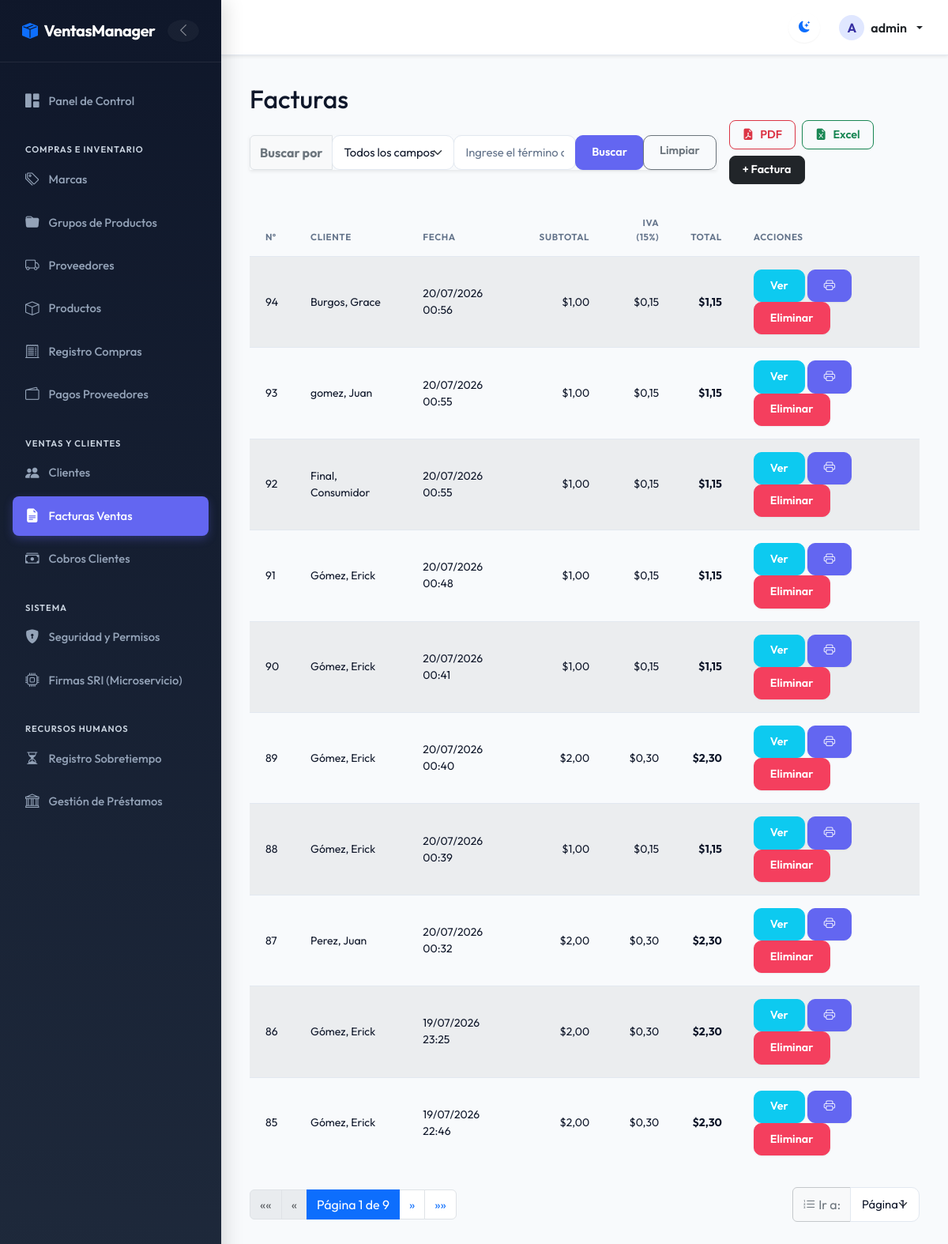
Page /invoices/ (signed in) on the committed database.
### billing/models.py (models this page shows, shortened)
class Invoice(models.Model):
    empresa = models.ForeignKey('Empresa', on_delete=models.PROTECT, related_name='invoices', null=True, blank=True)
    customer = models.ForeignKey(Customer, on_delete=models.PROTECT, related_name='invoices')
    invoice_date = models.DateTimeField(auto_now_add=True)
    subtotal = models.DecimalField(max_digits=12, decimal_places=2, default=0)
    tax = models.DecimalField(max_digits=12, decimal_places=2, default=0)
    total = models.DecimalField(max_digits=12, decimal_places=2, default=0)
    is_active = models.BooleanField(default=True)
    numero = models.CharField(max_length=20, unique=True, blank=True, null=True, verbose_name='Número de Factura')
    tipo_pago = models.CharField(
        max_length=10,
        choices=[('CONTADO', 'Contado'), ('CREDITO', 'Crédito')],
        default='CREDITO',
        verbose_name='Tipo de Pago'
    )
    saldo = models.DecimalField(max_digits=12, decimal_places=2, default=0.00, verbose_name='Saldo')
    estado = models.CharField(
        max_length=15,
        choices=[('PENDIENTE', 'Pendiente'), ('PAGADA', 'Pagada'), ('ANULADA', 'Anulada')],
        default='PENDIENTE',
        verbose_name='Estado'
    )
    metodo_pago = models.CharField(
        max_length=20,
        choices=[('EFECTIVO', 'Efectivo'), ('TRANSFERENCIA', 'Transferencia'), ('PAYPAL', 'PayPal'), ('CREDITO', 'Crédito')],
        default='EFECTIVO',
        verbose_name='Método de Pago'
    )
    clave_acceso = models.CharField(max_length=49, unique=True, blank=True, null=True, verbose_name='Clave de Acceso SRI')
    estado_sri = models.CharField(
        max_length=20,
        choices=[('PENDIENTE', 'Pendiente'), ('AUTORIZADO', 'Autorizado'), ('RECHAZADO', 'Rechazado')],
        default='PENDIENTE',
        verbose_name='Estado SRI'
    )
    class Meta:
        ordering = ['-invoice_date']
        permissions = [
            ("download_invoice_pdf", "Can download Invoice PDF report"),
            ("download_invoice_excel", "Can download Invoice Excel report"),
            ("detail_invoice", "Can view Invoice detail page"),
            ("whatsapp_invoice", "Can send Invoice via WhatsApp"),
        ]

class Customer(models.Model):
    dni = models.CharField(max_length=13, unique=True, verbose_name='DNI/RUC', validators=[validate_cedula_ec])
    first_name = models.CharField(max_length=100)
    last_name = models.CharField(max_length=100)
    email = models.EmailField(blank=True, null=True)
    phone = models.CharField(max_length=20, blank=True, null=True)
    address = models.TextField(blank=True, null=True)
    is_active = models.BooleanField(default=True)
    created_at = models.DateTimeField(auto_now_add=True)
    updated_at = models.DateTimeField(auto_now=True)
    class Meta:
        ordering = ['last_name', 'first_name']
        permissions = [
            ("download_customer_pdf", "Can download Customer PDF report"),
            ("download_customer_excel", "Can download Customer Excel report"),
            ("detail_customer", "Can view Customer detail modal"),
        ]
    def __str__(self): return f'{self.last_name}, {self.first_name}'

### billing/views.py (the view, shortened to what this page needs)
# urls.py: path('invoices/', views.InvoiceListView.as_view(), name='invoice_list'),
class InvoiceListView(LoginRequiredMixin, PermissionRequiredMixin, ListView):
    permission_required = 'billing.view_invoice'
    model = Invoice
    template_name = 'billing/invoice_list.html'
    context_object_name = 'items'
    paginate_by = 10
    def get_queryset(self):
        queryset = super().get_queryset()
        search_field = self.request.GET.get('search_field', 'all').strip()
        search_value = self.request.GET.get('search_value', '').strip()
        return queryset
    def get_context_data(self, **kwargs):
        context = super().get_context_data(**kwargs)
        context['search_field'] = self.request.GET.get('search_field', 'all').strip()
        context['search_value'] = self.request.GET.get('search_value', '').strip()
        return context

### billing/context_processors.py (called while the page is built)
def sri_settings(request):
    sri_url = getattr(settings, 'SRI_MICROSERVICE_URL', 'https://sri-microservice.vercel.app/firmar-y-enviar')
    base_url = sri_url.rsplit('/', 1)[0]
    return {
        'SRI_MICROSERVICE_CONFIG_URL': f"{base_url}/configurar"
    }

### security/templatetags/security_tags.py (called while the page is built)
@register.filter(name='has_group')
def has_group(user, group_name):
    if not user.is_authenticated:
        return False
    if user.is_superuser:      # el superusuario ve todo
        return True
    return user.groups.filter(name=group_name).exists()

### billing/templates/billing/invoice_list.html (shortened to what this page needs)
{% extends 'billing/base.html' %}
{% block content %}
<h2>Facturas</h2>
<div class="d-flex flex-column flex-md-row justify-content-between align-items-md-center gap-3 mb-4">
  <form method="get" class="m-0 flex-grow-1" style="max-width: 700px;">
    <div class="input-group shadow-sm">
      <span class="input-group-text bg-light fw-bold text-secondary">Buscar por</span>
      <select name="search_field" id="search_field" class="form-select border-secondary-subtle" style="max-width: 180px;">
        <option value="all" {% if search_field == 'all' %}selected{% endif %}>Todos los campos</option>
      </select>
      <input type="text" name="search_value" id="search_value" class="form-control border-secondary-subtle"
        placeholder="Ingrese el término a buscar..." value="{{ search_value }}">
      <button type="submit" class="btn btn-primary">Buscar</button>
      <a href="{% url 'billing:invoice_list' %}" class="btn btn-outline-secondary">Limpiar</a>
    </div>
  </form>
  <div class="d-flex align-items-center gap-2 flex-wrap ms-md-auto">
    {% if perms.billing.download_invoice_pdf %}
    <a href="{% url 'billing:invoice_report_pdf' %}" class="btn btn-action-pdf d-flex align-items-center gap-2 fw-semibold">
      <i class="bi bi-file-earmark-pdf-fill"></i> PDF
    </a>
    {% endif %}
    {% if perms.billing.download_invoice_excel %}
    <a href="{% url 'billing:invoice_report_excel' %}" class="btn btn-action-excel d-flex align-items-center gap-2 fw-semibold">
      <i class="bi bi-file-earmark-excel-fill"></i> Excel
    </a>
    {% endif %}
    {% if perms.billing.add_invoice %}
    <a href="{% url 'billing:invoice_create' %}" class="btn btn-action-add d-flex align-items-center gap-2 fw-semibold">
      + Factura
    </a>
    {% endif %}
  </div>
</div>
<table class="table table-striped table-hover">
  <thead class="table-dark">
    <tr>
      <th>Nº</th>
      <th>Cliente</th>
      <th>Fecha</th>
      <th class="text-end">Subtotal</th>
      <th class="text-end">IVA (15%)</th>
      <th class="text-end">Total</th>
      <th>Acciones</th>
    </tr>
  </thead>
  <tbody>
    {% for inv in items %}
    <tr>
      <td>{{ inv.id }}</td>
      <td>{{ inv.customer }}</td>
      <td>{{ inv.invoice_date|date:"d/m/Y H:i" }}</td>
      <td class="text-end">${{ inv.subtotal }}</td>
      <td class="text-end">${{ inv.tax }}</td>
      <td class="text-end fw-bold">${{ inv.total }}</td>
      <td>
        {% if perms.billing.detail_invoice %}
        <a href="{% url 'billing:invoice_detail' inv.pk %}" class="btn btn-sm btn-info text-white">Ver</a>
        {% endif %}
        {% if perms.billing.download_invoice_pdf %}
        <a href="{% url 'billing:invoice_pdf' inv.pk %}" class="btn btn-sm btn-primary" title="Imprimir PDF"><i class="bi bi-printer"></i></a>
        {% endif %}
        {% if perms.billing.delete_invoice %}
        <a href="{% url 'billing:invoice_delete' inv.pk %}" class="btn btn-sm btn-danger">Eliminar</a>
        {% endif %}
      </td>
    </tr>
    {% empty %}
    <tr>
      <td colspan="7" class="text-center">Aún no hay facturas.</td>
    </tr>
    {% endfor %}
  </tbody>
</table>
{% include 'shared/pagination.html' %}
{% endblock %}

### billing/templates/billing/base.html (shortened to what this page needs)
{% load security_tags %}
{% load static %}
<!DOCTYPE html>
<html lang="es">
<head>
  <link href="https://cdn.jsdelivr.net/npm/bootstrap@5.3.0/dist/css/bootstrap.min.css" rel="stylesheet">
  <link rel="stylesheet" href="https://cdn.jsdelivr.net/npm/bootstrap-icons@1.10.5/font/bootstrap-icons.css">
  <link rel="stylesheet" href="{% static 'css/custom.css' %}">
</head>
<body>
  <div class="app-container {% if not user.is_authenticated %}no-sidebar{% endif %}" id="appContainer">
    {% if user.is_authenticated %}
    <aside class="sidebar" id="sidebar">
      <div class="sidebar-header d-flex align-items-center justify-content-between">
        <a class="sidebar-brand d-flex align-items-center gap-2" href="{% url 'billing:home' %}">
          <i class="bi bi-box-seam-fill text-primary"></i>
          <span>VentasManager</span>
        </a>
        <button id="sidebarToggleCompact" class="btn btn-link text-white-50 p-0 border-0 d-none d-lg-flex align-items-center justify-content-center" style="width: 28px; height: 28px; border-radius: 50% !important; transition: all 0.2s;" title="Compactar menú">
          <i id="compactIcon" class="bi bi-chevron-left" style="font-size: 1.1rem;"></i>
        </button>
      </div>
      <div class="sidebar-content">
        <ul class="sidebar-menu">
            <li class="sidebar-item">
              <a href="{% url 'billing:home' %}" class="sidebar-link {% if request.resolver_match.view_name == 'billing:home' %}active{% endif %}">
                <i class="bi bi-grid-1x2-fill"></i> <span>Panel de Control</span>
              </a>
            </li>
            {% if user|has_group:'Compras' or user|has_group:'Administrador' or user|has_group:'Gerente' %}
            <li class="sidebar-category">Compras e Inventario</li>
            <li class="sidebar-item">
              <a href="{% url 'billing:brand_list' %}" class="sidebar-link {% if 'brand' in request.path %}active{% endif %}">
                <i class="bi bi-tags"></i> <span>Marcas</span>
              </a>
            </li>
            <li class="sidebar-item">
              <a href="{% url 'billing:productgroup_list' %}" class="sidebar-link {% if 'productgroup' in request.path %}active{% endif %}">
                <i class="bi bi-folder-fill"></i> <span>Grupos de Productos</span>
              </a>
            </li>
            <li class="sidebar-item">
              <a href="{% url 'billing:supplier_list' %}" class="sidebar-link {% if 'supplier' in request.path %}active{% endif %}">
                <i class="bi bi-truck"></i> <span>Proveedores</span>
              </a>
            </li>
            <li class="sidebar-item">
              <a href="{% url 'billing:product_list' %}" class="sidebar-link {% if 'product/' in request.path or 'product_list' in request.resolver_match.view_name %}active{% endif %}">
                <i class="bi bi-box"></i> <span>Productos</span>
              </a>
            </li>
            <li class="sidebar-item">
              <a href="{% url 'purchasing:purchase_list' %}" class="sidebar-link {% if 'purchases' in request.path %}active{% endif %}">
                <i class="bi bi-receipt-cutoff"></i> <span>Registro Compras</span>
              </a>
            </li>
            <li class="sidebar-item">
              <a href="{% url 'pagos:pagos_compras_home' %}" class="sidebar-link {% if 'cobros/compras' in request.path or 'cobros/pagar' in request.path %}active{% endif %}">
                <i class="bi bi-wallet2"></i> <span>Pagos Proveedores</span>
              </a>
            </li>
            {% endif %}
            {% if user|has_group:'Ventas' or user|has_group:'Administrador' or user|has_group:'Gerente' %}
            <li class="sidebar-category">Ventas y Clientes</li>
            <li class="sidebar-item">
              <a href="{% url 'billing:customer_list' %}" class="sidebar-link {% if 'customer' in request.path %}active{% endif %}">
                <i class="bi bi-people-fill"></i> <span>Clientes</span>
              </a>
            </li>
            <li class="sidebar-item">
              <a href="{% url 'billing:invoice_list' %}" class="sidebar-link {% if 'invoice' in request.path %}active{% endif %}">
                <i class="bi bi-file-earmark-text-fill"></i> <span>Facturas Ventas</span>
              </a>
            </li>
            <li class="sidebar-item">
              <a href="{% url 'pagos:pagos_home' %}" class="sidebar-link {% if 'cobros/' in request.path and not 'compras' in request.path and not 'pagar' in request.path %}active{% endif %}">
                <i class="bi bi-cash-stack"></i> <span>Cobros Clientes</span>
              </a>
            </li>
            {% endif %}
            {% if user|has_group:'Administrador' %}
            <li class="sidebar-category">Sistema</li>
            <li class="sidebar-item">
              <a href="{% url 'security:security_home' %}" class="sidebar-link {% if 'security' in request.path %}active{% endif %}">
                <i class="bi bi-shield-lock-fill"></i> <span>Seguridad y Permisos</span>
              </a>
            </li>
            <li class="sidebar-item">
              <a href="{{ SRI_MICROSERVICE_CONFIG_URL }}" target="_blank" class="sidebar-link">
                <i class="bi bi-cpu"></i> <span>Firmas SRI (Microservicio)</span>
              </a>
            </li>
            {% endif %}
            {% if user|has_group:'Administrador' %}
            <li class="sidebar-category">Recursos Humanos</li>
            <li class="sidebar-item">
                <a href="{% url 'rrhh:sobretiempo_list' %}" class="sidebar-link {% if 'sobretiempo' in request.path %}active{% endif %}">
                    <i class="bi bi-hourglass-split"></i> <span>Registro Sobretiempo</span>
                </a>
            </li>
            <li class="sidebar-item">
                <a href="{% url 'rrhh:prestamo_list' %}" class="sidebar-link {% if 'prestamo' in request.path %}active{% endif %}">
                    <i class="bi bi-bank"></i> <span>Gestión de Préstamos</span>
                </a>
            </li>
            {% endif %}
        </ul>
      </div>
    </aside>
    {% endif %}
    <div class="main-wrapper">
      <header class="topbar shadow-sm">
        <div class="topbar-actions">
          <button id="themeToggle" class="btn btn-link text-body p-2 border-0" aria-label="Cambiar tema" style="font-size: 1.25rem; display: flex; align-items: center; justify-content: center; width: 38px; height: 38px; border-radius: 50% !important; background: transparent;">
            <i id="themeToggleIcon" class="bi bi-moon-stars-fill text-primary"></i>
          </button>
          {% if user.is_authenticated %}
          <div class="dropdown">
            <a class="dropdown-toggle text-body text-decoration-none fw-semibold d-flex align-items-center gap-2" href="#" id="userMenu" data-bs-toggle="dropdown" aria-expanded="false">
              <div class="rounded-circle bg-primary-subtle text-primary d-flex align-items-center justify-content-center text-uppercase fw-bold" style="width: 32px; height: 32px;">
                {{ user.username|slice:":1" }}
              </div>
              <span class="d-none d-sm-inline">{{ user.username }}</span>
            </a>
          </div>
          {% else %}
          <a href="{% url 'login' %}" class="btn btn-primary btn-sm">Iniciar Sesión</a>
          {% endif %}
        </div>
      </header>
      <main class="main-content">
        {% block content %}{% endblock %}
      </main>
    </div>
  </div>
</body>
</html>

### rows in the picture
Invoice: id "94", customer "Burgos, Grace", invoice_date "20/07/2026 00:56", subtotal "1,00", tax "0,15", total "1,15"
Invoice: id "93", customer "gomez, Juan", invoice_date "20/07/2026 00:55", subtotal "1,00", tax "0,15", total "1,15"
Invoice: id "92", customer "Final, Consumidor", invoice_date "20/07/2026 00:55", subtotal "1,00", tax "0,15", total "1,15"
Invoice: id "91", customer "Gómez, Erick", invoice_date "20/07/2026 00:48", subtotal "1,00", tax "0,15", total "1,15"
Invoice: id "90", customer "Gómez, Erick", invoice_date "20/07/2026 00:41", subtotal "1,00", tax "0,15", total "1,15"
Invoice: id "89", customer "Gómez, Erick", invoice_date "20/07/2026 00:40", subtotal "2,00", tax "0,30", total "2,30"
Invoice: id "88", customer "Gómez, Erick", invoice_date "20/07/2026 00:39", subtotal "1,00", tax "0,15", total "1,15"
Invoice: id "87", customer "Perez, Juan", invoice_date "20/07/2026 00:32", subtotal "2,00", tax "0,30", total "2,30"
Invoice: id "86", customer "Gómez, Erick", invoice_date "19/07/2026 23:25", subtotal "2,00", tax "0,30", total "2,30"
Invoice: id "85", customer "Gómez, Erick", invoice_date "19/07/2026 22:46", subtotal "2,00", tax "0,30", total "2,30"

### other values in the picture
{{ user.username|slice:":1" }} "A"
{{ user.username }} "admin"
{{ page_obj.number }} "1"
{{ paginator.num_pages }} "9"
